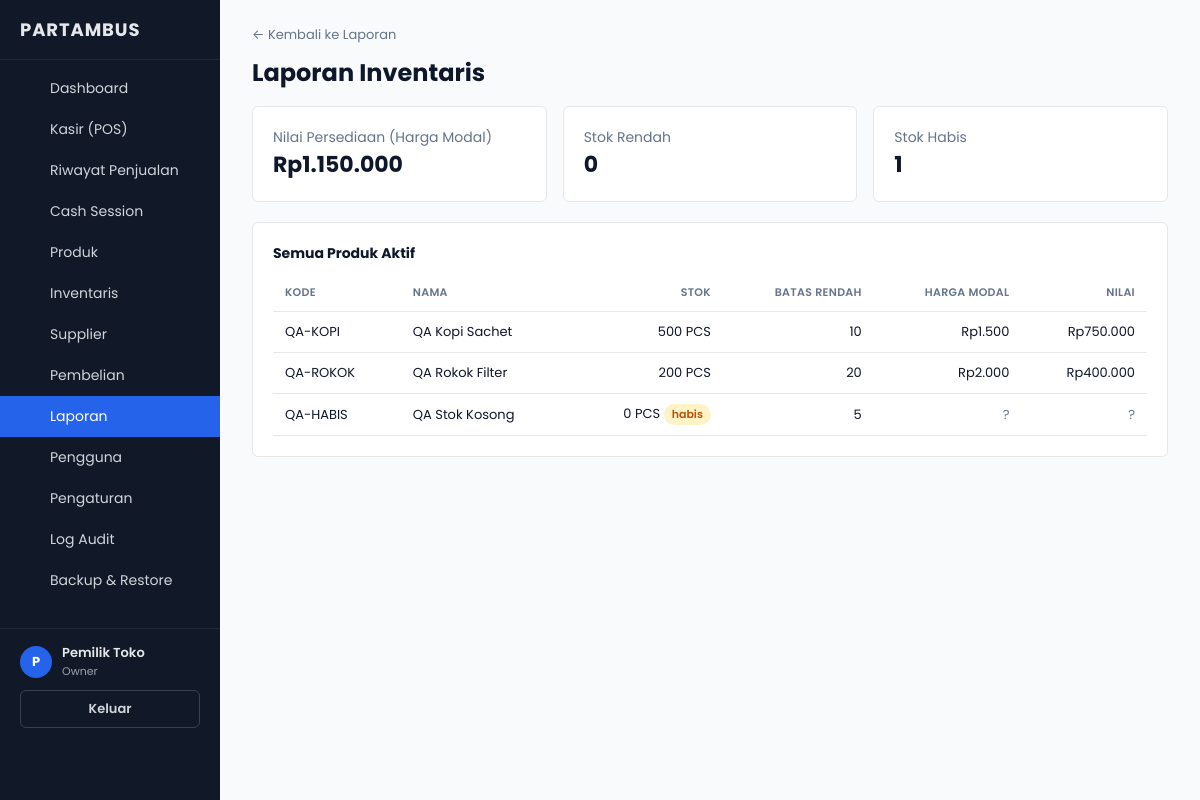
Screenshot of /reports/inventory.php (signed in) with the database file from the repository.
### tables this page shows
CREATE TABLE products (
  id                       INT UNSIGNED AUTO_INCREMENT PRIMARY KEY,
  code                     VARCHAR(50)  NOT NULL,
  code_normalized          VARCHAR(50)  NOT NULL,  
  barcode                  VARCHAR(64)  NULL,
  name                     VARCHAR(150) NOT NULL,
  base_unit_name           VARCHAR(30)  NOT NULL,
  low_stock_threshold_base INT NOT NULL DEFAULT 0,
  current_stock_base       INT NOT NULL DEFAULT 0,      
  current_wac              DECIMAL(15,4) NULL,          
  active                   TINYINT(1) NOT NULL DEFAULT 1,
  created_by               INT UNSIGNED NULL,
  updated_by               INT UNSIGNED NULL,
  created_at               DATETIME NOT NULL DEFAULT CURRENT_TIMESTAMP,
  updated_at               DATETIME NOT NULL DEFAULT CURRENT_TIMESTAMP ON UPDATE CURRENT_TIMESTAMP,
  UNIQUE KEY uq_products_code_normalized (code_normalized),
  UNIQUE KEY uq_products_barcode (barcode),
  CONSTRAINT fk_products_created_by FOREIGN KEY (created_by) REFERENCES users(id),
  CONSTRAINT fk_products_updated_by FOREIGN KEY (updated_by) REFERENCES users(id)
);

### lib/helpers.php (called while the page is built, shortened)
<?php
function e(?string $value): string
{
    return htmlspecialchars($value ?? '', ENT_QUOTES, 'UTF-8');
}
function rupiah(float|string|null $amount): string
{
    return 'Rp' . number_format((float) $amount, 0, ',', '.');
}

### reports/inventory.php (the view, shortened to what this page needs)
<?php
require_once __DIR__ . '/../config/bootstrap.php';
$products = $pdo->query(
    'SELECT id, code, name, base_unit_name, current_stock_base, low_stock_threshold_base, current_wac
     FROM products WHERE active = 1 ORDER BY name'
)->fetchAll();
$totalValuation = 0.0;
$unknownCostCount = 0;
$lowStockCount = 0;
$outOfStockCount = 0;
foreach ($products as $p) {
    if ($p['current_wac'] !== null) {
        $totalValuation += (int) $p['current_stock_base'] * (float) $p['current_wac'];
    } elseif ((int) $p['current_stock_base'] > 0) {
        $unknownCostCount++;
    }
    if ((int) $p['current_stock_base'] <= 0) {
        $outOfStockCount++;
    } elseif ((int) $p['current_stock_base'] <= (int) $p['low_stock_threshold_base']) {
        $lowStockCount++;
    }
}
require __DIR__ . '/../includes/header.php';
?>
<div class="card-grid">
  <div class="card">
    <div class="text-muted">Nilai Persediaan (Harga Modal)</div>
    <div style="font-size:22px;font-weight:700"><?= rupiah($totalValuation) ?></div>
  </div>
  <div class="card">
    <div class="text-muted">Stok Rendah</div>
    <div style="font-size:22px;font-weight:700"><?= $lowStockCount ?></div>
  </div>
  <div class="card">
    <div class="text-muted">Stok Habis</div>
    <div style="font-size:22px;font-weight:700"><?= $outOfStockCount ?></div>
  </div>
</div>
<div class="card">
  <strong>Semua Produk Aktif</strong>
  <table style="margin-top:10px">
    <thead><tr><th>Kode</th><th>Nama</th><th class="text-right">Stok</th><th class="text-right">Batas Rendah</th><th class="text-right">Harga Modal</th><th class="text-right">Nilai</th></tr></thead>
    <tbody>
    <?php foreach ($products as $p): ?>
      <?php
        $stock = (int) $p['current_stock_base'];
        $isOut = $stock <= 0;
        $isLow = !$isOut && $stock <= (int) $p['low_stock_threshold_base'];
        $valuation = $p['current_wac'] !== null ? $stock * (float) $p['current_wac'] : null;
      ?>
      <tr>
        <td><?= e($p['code']) ?></td>
        <td><?= e($p['name']) ?></td>
        <td class="text-right">
          <?= $stock ?> <?= e($p['base_unit_name']) ?>
          <?php if ($isOut): ?><span class="badge badge-low-stock">habis</span><?php elseif ($isLow): ?><span class="badge badge-low-stock">rendah</span><?php endif; ?>
        </td>
        <td class="text-right"><?= (int) $p['low_stock_threshold_base'] ?></td>
        <td class="text-right"><?= $p['current_wac'] !== null ? rupiah($p['current_wac']) : '<span class="text-muted">?</span>' ?></td>
        <td class="text-right"><?= $valuation !== null ? rupiah($valuation) : '<span class="text-muted">?</span>' ?></td>
      </tr>
    <?php endforeach; ?>
    </tbody>
  </table>
</div>
<?php require __DIR__ . '/../includes/footer.php'; ?>

### assets/css/style.css (style rules this page uses)
:root { color-scheme: light; --color-bg: #F8FAFC; --color-surface: #ffffff; --color-border: #E5E7EB; --color-text: #0F172A; --color-text-muted: #64748B; --color-primary: #2563EB; --color-primary-hover: #1d4ed8; --color-secondary: #10B981; --color-secondary-hover: #0ea472; --color-info: #3B82F6; --color-danger: #dc2626; --color-danger-hover: #b91c1c; --color-success: #22C55E; --color-warning: #b45309; --color-warning-accent: #F59E0B; --color-warning-bg: #fef3c7; --color-danger-bg: #fee2e2; --color-success-bg: #dcfce7; --sidebar-width: 220px; --radius: 6px; --radius-lg: 14px; --color-hover: #f3f4f6; --color-blue-soft: #dbeafe; --color-blue-soft-light: #eff6ff; --color-purple-soft: #ede9fe; --color-purple-soft-light: #f5f3ff; --color-success-text: #166534; --color-danger-text: #991b1b; --color-warning-text: #92400e; --color-purple-text: #5b21b6; --color-info-text: #1e40af; --color-icon-chip-bg: rgba(255, 255, 255, 0.6); }
* { box-sizing: border-box; }
body { margin: 0; font-family: 'Poppins', -apple-system, "Segoe UI", Roboto, Arial, sans-serif; background: var(--color-bg); color: var(--color-text); font-size: 14px; }
.card { background: var(--color-surface); border: 1px solid var(--color-border); border-radius: var(--radius); padding: 20px; margin-bottom: 20px; }
.card-grid { display: grid; grid-template-columns: repeat(auto-fit, minmax(200px, 1fr)); gap: 16px; }
table { width: 100%; border-collapse: collapse; font-size: 13px; }
th, td { padding: 10px 12px; text-align: left; border-bottom: 1px solid var(--color-border); vertical-align: middle; }
th { color: var(--color-text-muted); font-weight: 600; text-transform: uppercase; font-size: 11px; letter-spacing: 0.03em; }
tbody tr { transition: background-color 0.12s ease; }
.text-right { text-align: right; }
.text-muted { color: var(--color-text-muted); }
.badge { display: inline-block; padding: 2px 8px; border-radius: 999px; font-size: 11px; font-weight: 600; }
.badge-low-stock { background: var(--color-warning-bg); color: var(--color-warning); }

### rows the page displays
products: code "QA-KOPI", name "QA Kopi Sachet", current_stock_base "500", base_unit_name "PCS", low_stock_threshold_base "10", current_wac "Rp1.500", rupiah($valuation) "Rp750.000"
products: code "QA-ROKOK", name "QA Rokok Filter", current_stock_base "200", base_unit_name "PCS", low_stock_threshold_base "20", current_wac "Rp2.000", rupiah($valuation) "Rp400.000"
products: code "QA-HABIS", name "QA Stok Kosong", current_stock_base "0", base_unit_name "PCS", shows "habis", low_stock_threshold_base "5"

### other values shown
APP_NAME "PARTAMBUS"
$label "Dashboard"
$label "Kasir (POS)"
$label "Riwayat Penjualan"
$label "Cash Session"
$label "Produk"
$label "Inventaris"
$label "Supplier"
$label "Pembelian"
$label "Laporan"
$label "Pengguna"
$label "Pengaturan"
$label "Log Audit"
$label "Backup & Restore"
mb_strtoupper(mb_substr($user['full_name'], 0, 1)) "P"
